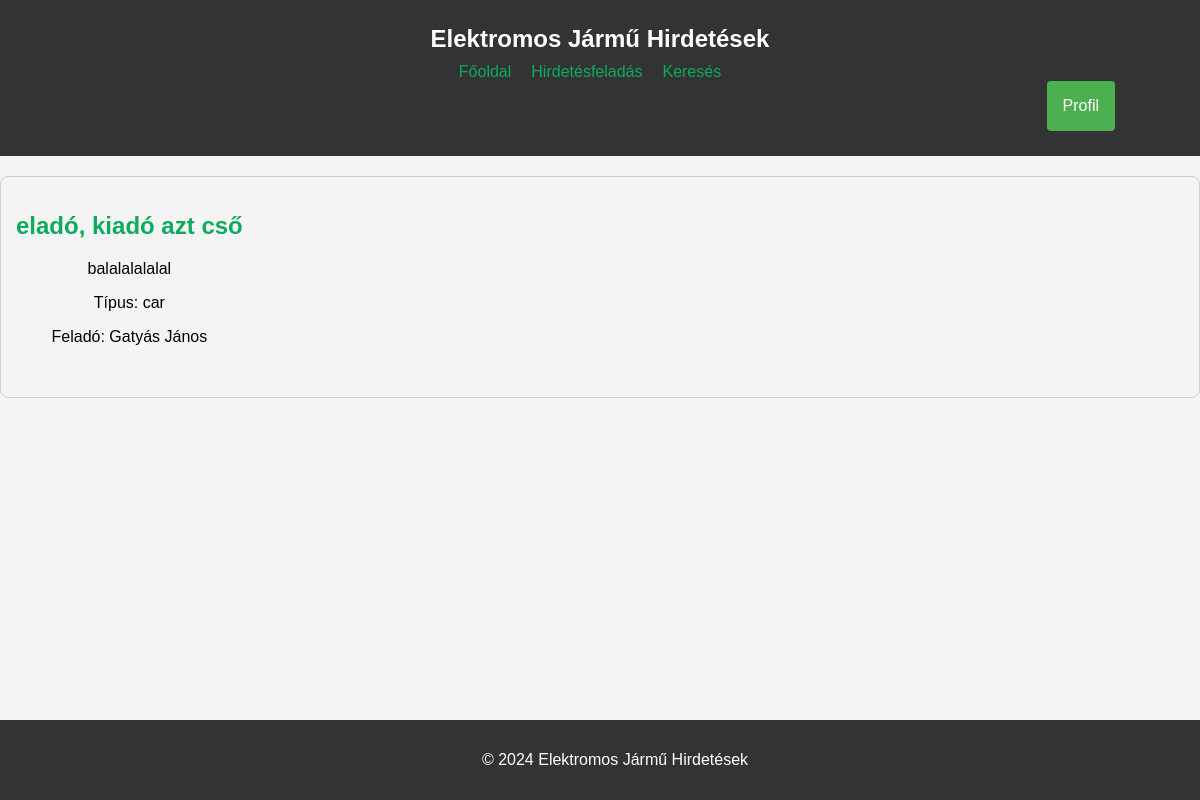
Page /index.php (signed in) on the committed database.
### tables this page shows
CREATE TABLE `advertisements` (
  `id` int(11) NOT NULL,
  `title` varchar(255) NOT NULL,
  `description` text NOT NULL,
  `type` enum('car','battery') NOT NULL,
  `user_id` int(11) NOT NULL,
  `brand` varchar(255) NOT NULL
);

CREATE TABLE `users` (
  `id` int(11) NOT NULL,
  `fullname` varchar(255) NOT NULL,
  `username` varchar(50) NOT NULL,
  `email` varchar(100) NOT NULL,
  `password` varchar(255) NOT NULL
);

### advertisements.php (the view, shortened to what this page needs)
<?php
$servername = "localhost";
$username = "root";
$password = "";
$dbname = "elektromos_jarmuvek";
$conn = new mysqli($servername, $username, $password, $dbname);
if (isset($_SESSION['user_id'])) {
    $user_id = $_SESSION['user_id'];
    $query = "SELECT advertisements.id, advertisements.title, advertisements.description, advertisements.type, users.fullname, GROUP_CONCAT(images.file_path) AS image_paths
              FROM advertisements
              JOIN users ON advertisements.user_id = users.id
              LEFT JOIN images ON advertisements.id = images.ad_id
              WHERE advertisements.user_id = '$user_id'
              GROUP BY advertisements.id
              LIMIT 10";
    $result = $conn->query($query);
    if ($result->num_rows > 0) {
        while ($row = $result->fetch_assoc()) {
            echo "<div class='advertisement-container'>";
            echo "<div class='advertisement'>";
            echo "<h2><a href='advertisement_details.php?id={$row['id']}'>{$row['title']}</a></h2>";
            echo "<p>{$row['description']}</p>";
            echo "<p>Típus: {$row['type']}</p>";
            echo "<p>Feladó: {$row['fullname']}</p>";
            echo "</div>";
            echo "</div>";
        }
    } else {
        echo "<p>Nincsenek hirdetések.</p>";
    }
} else {
    echo "<p>Kérjük, jelentkezzen be a hirdetések megtekintéséhez.</p>";
}
?>

### style.css (style rules this page uses)
body { font-family: 'Arial', sans-serif; margin: 0; padding: 0; background-color: #f4f4f4; }
a { color: hsl(151, 86%, 36%); text-decoration: none; }
.advertisement-container { margin-bottom: 20px; border: 1px solid #ccc; border-radius: 8px; padding: 15px; display: flex; justify-content: space-between; flex-wrap: wrap; }
.advertisement { margin-bottom: 20px; }

### rows in the picture
advertisements: title "eladó, kiadó azt cső", description "balalalalalal", type "car", user.fullname "Gatyás János"
